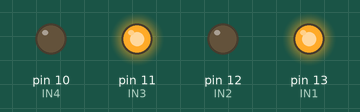
This sketch was run on a simulated Arduino Uno, built with avr-gcc and run on an emulated ATmega328P. On the bench: output pins drawn as LEDs (lit = HIGH).

Above: at 0.1 s.
Timing chart, 0 to 1.6 s (numbered marks = the images above):
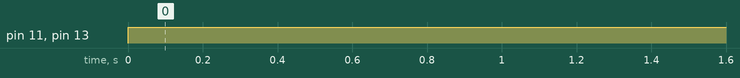

The sketch:

sketch_may23a.ino
```cpp
#define IN1 13
#define IN2 12
#define IN3 11
#define IN4 10

//const int ENA = 9;
//const int ENB = 3;


void setup() {

  pinMode (IN1, OUTPUT);
  pinMode (IN2, OUTPUT);
  pinMode (IN3, OUTPUT);
  pinMode (IN4, OUTPUT);
  //pinMode (ENA, OUTPUT);
  //pinMode (ENB, OUTPUT);
  // put your setup code here, to run once:

}

void loop() {

  //analogWrite(ENA, 255);
  //analogWrite(ENB, 255);

  digitalWrite(IN1, HIGH);
  digitalWrite(IN2, LOW);
  digitalWrite(IN3, HIGH);
  digitalWrite(IN4, LOW);

  // put your main code here, to run repeatedly:

}
```

Measured:
- by itself, pin 11 (IN3), pin 13 (IN1): LOW → HIGH at 0.00 s
